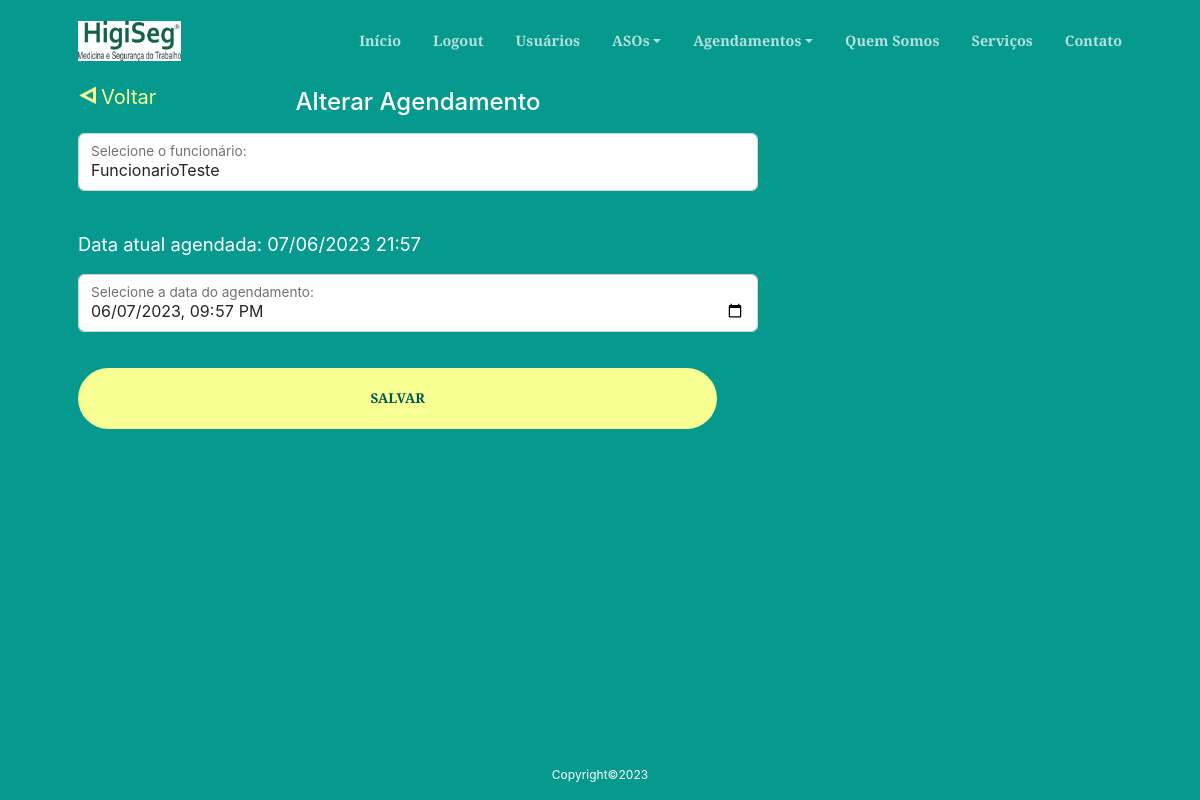
/alterarAgendamento/5 (signed in), run on the app's committed database.
### higiseg/models.py (models this page shows, shortened)
class Agendamento(models.Model):
    funcionarioAgendamento = models.ForeignKey(Funcionario, on_delete=models.CASCADE)
    dataAgendamento = models.DateTimeField()
    userAdminAgendamento = models.ForeignKey(User, on_delete=models.CASCADE)

### higiseg/views.py (the view)
# urls.py: path('alterarAgendamento/<int:agendamentoId>', views.alterarAgendamento, name='alterar_agendamento'),
@login_required
@staff_member_required
def alterarAgendamento(request, agendamentoId):
    try:
        agendamento = get_object_or_404(Agendamento, id=agendamentoId)
        if request.method == 'POST':
            form = AgendamentoForm(request.POST, instance=agendamento)
            if form.is_valid():
                form.save()
                messages.success(request, 'Agendamento alterado com sucesso.')
            else:
                messages.error(request, 'Ocorreu algum erro, verifique novamente.')
        else:
            form = AgendamentoForm(instance=agendamento)
    except Exception as e:
        logger.error(f"alterarAgendamento: Ocorreu um erro: {str(e)}")
    return render(request, 'alterarAgendamento.html', {'form': form, 'agendamento': agendamento})

### higiseg/forms.py
class AgendamentoForm(forms.ModelForm):
    dataAgendamento = forms.DateTimeField(label='Selecione a nova data', widget=forms.DateTimeInput(attrs={'class': 'form-control', 'type': 'datetime-local'}))
    funcionarioAgendamento = forms.ModelChoiceField(queryset=Funcionario.objects.all(), label='Selecione o funcionário', widget=forms.Select(attrs={'class': 'form-control'}))
    class Meta:
        model = Agendamento
        fields = ['funcionarioAgendamento', 'dataAgendamento']
        labels = {
            'dataAgendamento': 'Data do Agendamento'}

### higiseg/models.py (called while the page is built)
    def __str__(self):
        return self.nomeFuncionario

### higiseg/templates/alterarAgendamento.html (shortened to what this page needs)
{% extends 'index.html' %}
{% block content %}
<div class="fixed-top py-1" id="voltar">
    <div class="container px-4 px-lg-5">
        <a href="{% url 'lista_agendamentos_admin' %}"><span class="icon"></span>Voltar</a>
    </div>
</div>
<section class="lists" style="height: 100vh; position: absolute;">
    <div class="container px-4 px-lg-5 h-400">
        <div class="row gx-4 gx-lg-5 h-100 align-items justify-content">
            <div class="col-lg-8 align-self-start">
                <p>
                <h2 class="text-white font-weight-bold text-center">Alterar Agendamento</h2>
                </p>
                <div class="form-group">
                <form method="POST">
                    <div class="form-floating mb-3">
                        <label style="opacity: 0.65; transform: scale(0.85) translateY(-0.5rem) translateX(0.15rem);">Selecione o funcionário:</label>
                        {{form.funcionarioAgendamento}}
                    </div><br>
                    <p style="color: white;">Data atual agendada: {{ agendamento.dataAgendamento|date:"d/m/Y H:i" }}</p>
                    <div class="form-floating mb-3">
                        <label style="opacity: 0.65; transform: scale(0.85) translateY(-0.5rem) translateX(0.15rem);">Selecione
                        a data do agendamento:</label>
                        {{form.dataAgendamento}}
                    </div>
                    <button class="btn btn-primary btn-xl" style="margin-top: 20px;padding: 1.25rem 43%;" type="submit">Salvar</button>
                </form>
                </div>
            </div>
        </div>
    </div>
</section>
{% endblock %}

### data on the page
Agendamento: funcionarioAgendamento "FuncionarioTeste", dataAgendamento "07/06/2023 21:57", dataAgendamento "06/07/2023 21:57"
